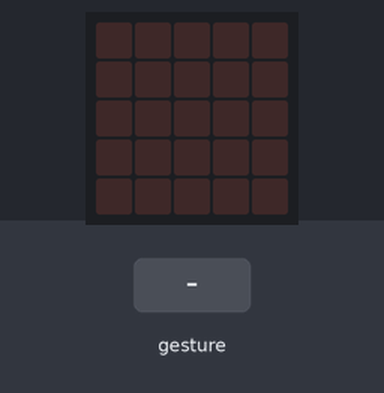
The program below on a simulated BBC micro:bit (MakeCode). On the bench: the board's 5×5 LED display. Inputs (shaded band) come from the test bench. Random numbers come from a fixed seed; a tilt is held for 1.5 s and a shake lasts 1 s, then the board lies face up again.

Above: at 1.2 s.
1.3 s: gesture 'shake'
At 1.8 s:
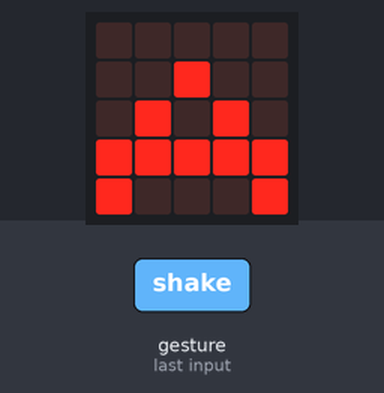
3.0 s: gesture 'shake'
At 4.3 s:
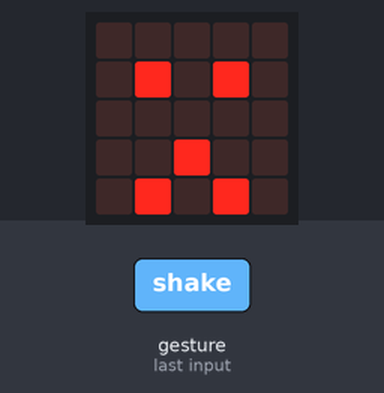
4.7 s: gesture 'shake'
At 5.6 s:
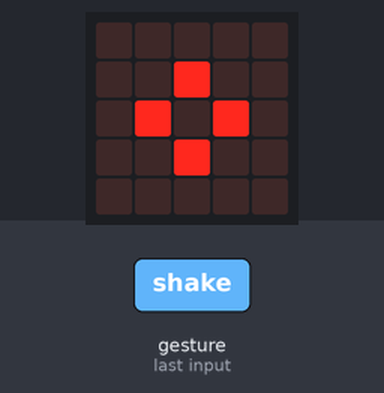
6.4 s: gesture 'shake'
At 8.0 s:
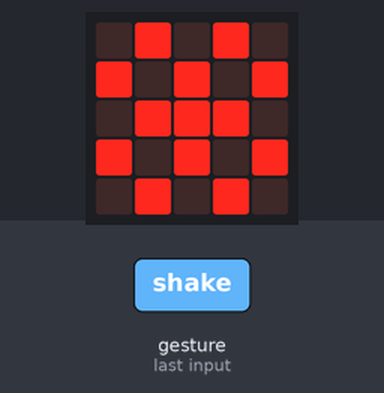
Timing chart, 0 to 9.1 s (numbered marks = the images above; inputs shaded):
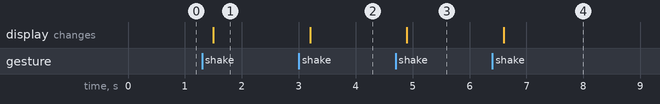

The program:

main.ts
```typescript
let number = 0
input.onGesture(Gesture.Shake, function () {
    number = randint(1, 6)
    if (number == 1) {
        basic.showLeds(`
            . . . . .
            . . # . .
            . # . # .
            . . # . .
            . . . . .
            `)
    } else if (number == 2) {
        basic.showLeds(`
            . . . . .
            . . # . .
            . # . # .
            # # # # #
            # . . . #
            `)
    } else if (number == 3) {
        basic.showLeds(`
            . # . # .
            # . # . #
            . # # # .
            # . # . #
            . # . # .
            `)
    } else if (number == 4) {
        basic.showLeds(`
            . . . . .
            . # . # .
            . . . . .
            . # . # .
            . . # . .
            `)
    } else if (number == 5) {
        basic.showLeds(`
            . . . . .
            . # . # .
            . . . . .
            . . # . .
            . # . # .
            `)
    } else {
        basic.showLeds(`
            . # # # .
            . # . # .
            . # # . .
            . # . # .
            . # # # .
            `)
    }
})
```

test.ts
```typescript
// 在這裡測試；當此封包作為擴充功能時，將不會編譯此內容。
```

Measured:
- after the input at 1.3 s, the display: changes after 0.20 s (image 1)
- after the input at 3.0 s, the display: changes after 0.20 s (image 2)
- after the input at 4.7 s, the display: changes after 0.20 s (image 3)
- after the input at 6.4 s, the display: changes after 0.20 s (image 4)
